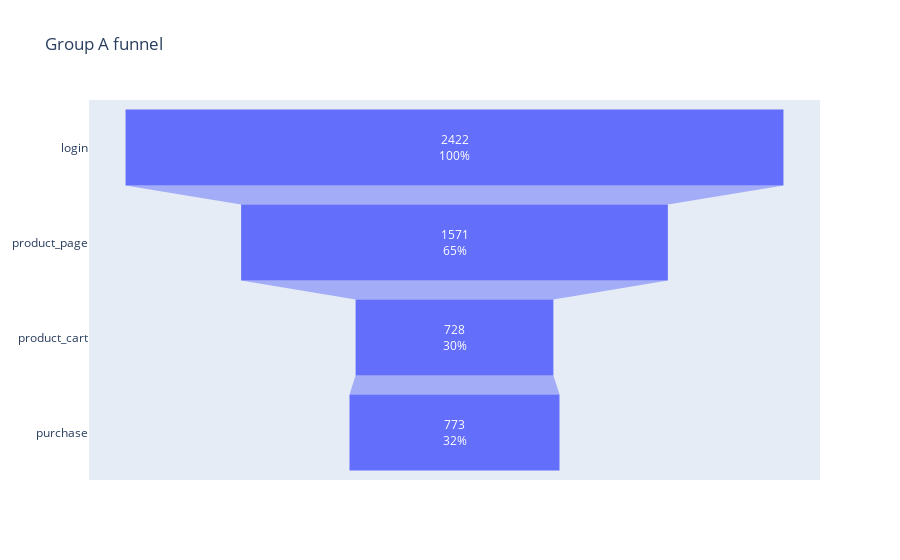

Notebook code cell kept with this figure:
### Code cell
funnel_a = get_funnel(recommender_system_test_a, funnel_stage, 'Group A funnel')
funnel_a.show()

### Figure 1 — Plotly figure (JSON) as saved in the notebook; plotly's stock layout.template omitted (floating-point values rounded to 4 significant figures)
{"data": [{"textinfo": "value+percent initial", "type": "funnel", "x": [2422, 1571, 728, 773], "y": ["login", "product_page", "product_cart", "purchase"]}], "layout": {"title": {"text": "Group A funnel"}}}
